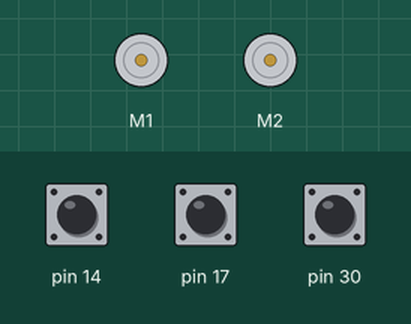
A sketch run on a simulated Arduino Leonardo, built with avr-gcc and run on an emulated ATmega32U4. On the bench: 2 × DC motor (green arrow = forward, orange = backward, longer = faster). The test bench sets the inputs (shaded band); at power-on: pin 14 HIGH, pin 17 HIGH, pin 30 HIGH.

Above: at 1.2 s.
1.3 s: pin 14 pulled LOW for 0.15 s
At 1.75 s:
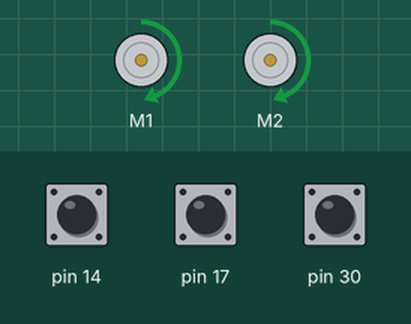
4.3 s: pin 17 pulled LOW for 3.2 s
At 4.7 s:
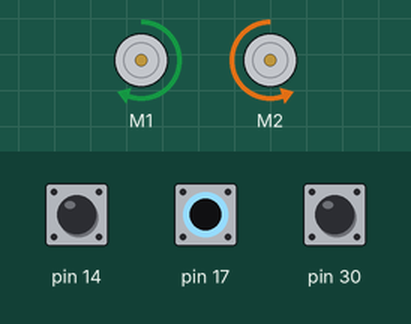
9.3 s: pin 30 pulled LOW for 3.2 s
At 9.75 s:
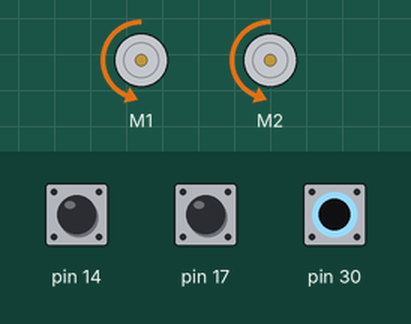
14.0 s: pin 14 pulled LOW for 1 s
At 15.06 s:
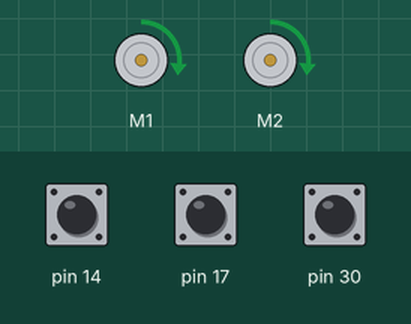
17.0 s: pin 14 driven LOW and pin 17 driven LOW
At 17.76 s:
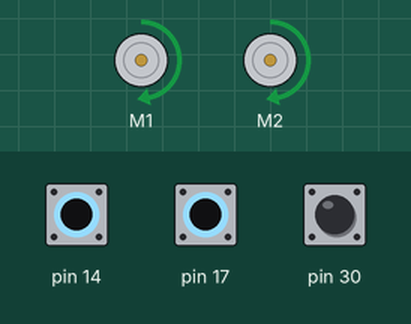
20.0 s: pin 14 driven HIGH
Timing chart, 0 to 24.0 s (numbered marks = the images above; inputs shaded):
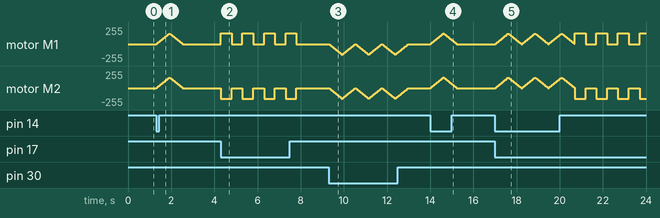

Measured:
- after the input at 1.3 s, motor M1, motor M2: rises from stopped to forward 157/255 in 0.60 s, then falls to stopped in 0.62 s
- after the input at 4.3 s, motor M1: alternates forward 159/255 for 0.50 s and stopped for 0.50 s, 8 changes in all, then stays stopped, starting at once; motor M2: alternates backward 159/255 for 0.50 s and stopped for 0.50 s, 8 changes in all, then stays stopped, starting at once
- after the input at 14.0 s, motor M1, motor M2: rises from stopped to forward 158/255 in 0.60 s, then falls to stopped in 0.62 s

The sketch:

Motorcodeaf.ino
```cpp
#include <Wire.h>
#include <Zumo32U4.h>

Zumo32U4Motors motors;
Zumo32U4ButtonA buttonA;
Zumo32U4ButtonB buttonB;
Zumo32U4ButtonC buttonC;

void setup()
{
}

void loop()
{
  //vooruit rijden
  if (buttonA.isPressed()) //wanneer je button A inklikt
  {
    for (int speed = 0; speed <= 250; speed++) //door de loop versneld de motoren zich tot het aangegeven snelheid
    {
      motors.setLeftSpeed(speed); // hier mee zorg je dat de linker motor de setSpeed krijgt

      motors.setRightSpeed(speed); // hier mee zorg je dat de rechter motor de setSpeed krijgt

      delay(2); //2 ms delay krijgt die na elke loop, zorgt er voor dat die of rustig optrekt of rustig afremt
    }
    for (int speed = 250; speed >= 0; speed--) //door de loop versneld de motoren zich tot het aangegeven snelheid
    {
      motors.setLeftSpeed(speed); // hier mee zorg je dat de linker motor de setSpeed krijgt

      motors.setRightSpeed(speed); // hier mee zorg je dat de rechter motor de setSpeed krijgt

      delay(2); //2 ms delay krijgt die na elke loop, zorgt er voor dat die of rustig optrekt of rustig afremt
    }
  }

  //achteruit rijden
  else if (buttonB.isPressed()) // wanneer je button B inklikt
  {
    for (int speed = 0; speed >= -250; speed--) // Door deze loop versnellen de motoren van 0 naar een speed value van 400. Waardoor de robot vooruit rijd
    {
      motors.setLeftSpeed(speed); // hier mee zorg je dat de linker motor de setSpeed krijgt

      motors.setRightSpeed(speed); // hier mee zorg je dat de rechter motor de setSpeed krijgt

      delay(2); //2 ms delay krijgt die na elke loop, zorgt er voor dat die of rustig optrekt of rustig afremt
    }
    for (int speed = -250; speed <= 0; speed++) //door de loop versneld de motoren zich tot het aangegeven snelheid
    {
      motors.setLeftSpeed(speed); // hier mee zorg je dat de linker motor de setSpeed krijgt

      motors.setRightSpeed(speed); // hier mee zorg je dat de rechter motor de setSpeed krijgt

      delay(2); //2 ms delay krijgt die na elke loop, zorgt er voor dat die of rustig optrekt of rustig afremt
    }
  }
  //draait om ze eigen as
  else if (buttonC.isPressed())//wanneer je button c inklikt
  {
    motors.setSpeeds (250, -250);// dit zorgt er voor de de ene band met 250 gaat terwijl de andere met -250 gaat
    delay(500);//zorgt ervoor dat er een 500ms delay op zit

    motors.setSpeeds (0,0);// dit zorgt er voor dat beide motors stoppen
    delay(500);//zorgt ervoor dat er een 500ms delay op zit


  }
}
```
